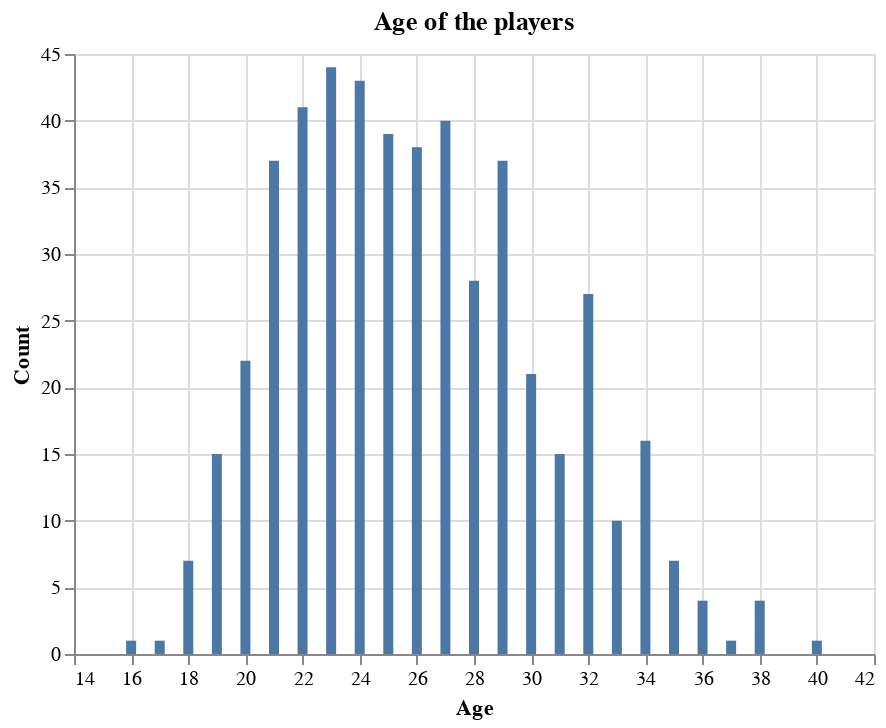

Notebook cell for this chart:
### Markdown cell above
**Data Visualizations**

### Code cell
#the number of players in each age 
df["Claen_Age"]= df["Clean_Age"].astype(str)

age_counts = df['Clean_Age'].value_counts().sort_index().reset_index()
age_counts.columns = ['Clean_Age', 'Player Count']

plot1 = alt.Chart(age_counts).mark_bar().encode(
    x=alt.X("Clean_Age", title="Age"),
    y=alt.Y("Player Count", title="Count")
).properties(
    title='Age of the players'
)
plot1

### Figure 1 — Vega-Lite specification as saved in the notebook (floating-point values rounded to 4 significant figures)
{"config": {"view": {"continuousWidth": 400, "continuousHeight": 300}}, "data": {"name": "data-b8bb4ec40342fee91c49a99cfc6ad57d"}, "mark": "bar", "encoding": {"x": {"field": "Clean_Age", "title": "Age", "type": "quantitative"}, "y": {"field": "Player Count", "title": "Count", "type": "quantitative"}}, "title": "Age of the players", "$schema": "https://vega.github.io/schema/vega-lite/v4.17.0.json", "datasets": {"data-b8bb4ec40342fee91c49a99cfc6ad57d": [{"Clean_Age": 16.0, "Player Count": 1}, {"Clean_Age": 17.0, "Player Count": 1}, {"Clean_Age": 18.0, "Player Count": 7}, {"Clean_Age": 19.0, "Player Count": 15}, {"Clean_Age": 20.0, "Player Count": 22}, {"Clean_Age": 21.0, "Player Count": 37}, {"Clean_Age": 22.0, "Player Count": 41}, {"Clean_Age": 23.0, "Player Count": 44}, {"Clean_Age": 24.0, "Player Count": 43}, {"Clean_Age": 25.0, "Player Count": 39}, {"Clean_Age": 26.0, "Player Count": 38}, {"Clean_Age": 27.0, "Player Count": 40}, {"Clean_Age": 28.0, "Player Count": 28}, {"Clean_Age": 29.0, "Player Count": 37}, {"Clean_Age": 30.0, "Player Count": 21}, {"Clean_Age": 31.0, "Player Count": 15}, {"Clean_Age": 32.0, "Player Count": 27}, {"Clean_Age": 33.0, "Player Count": 10}, {"Clean_Age": 34.0, "Player Count": 16}, {"Clean_Age": 35.0, "Player Count": 7}, {"Clean_Age": 36.0, "Player Count": 4}, {"Clean_Age": 37.0, "Player Count": 1}, {"Clean_Age": 38.0, "Player Count": 4}, {"Clean_Age": 40.0, "Player Count": 1}]}}
